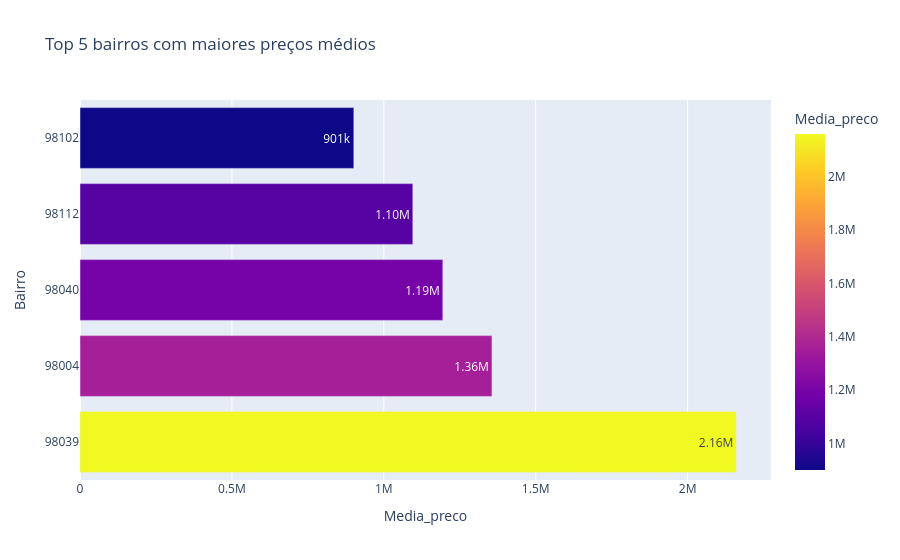

The code cell stored with this chart in its notebook:
### Code cell
fig_top5 = px.bar(
    top5,
    x = 'Media_preco',
    y = 'Bairro',
    orientation='h',
    text_auto = '.3s',
    color = 'Media_preco',
    title ='Top 5 bairros com maiores preços médios'
)
fig_top5.update_yaxes(type = 'category')
fig_top5.show()

### Figure 1 — Plotly figure (JSON) as saved in the notebook; plotly's stock layout.template omitted (floating-point values rounded to 4 significant figures)
{"data": [{"hovertemplate": "Media_preco=%{marker.color}<br>Bairro=%{y}<extra></extra>", "legendgroup": "", "marker": {"color": [2161000.0, 1356000.0, 1194000.0, 1095000.0, 901300.0], "coloraxis": "coloraxis", "pattern": {"shape": ""}}, "name": "", "orientation": "h", "showlegend": false, "textposition": "auto", "texttemplate": "%{x:.3s}", "type": "bar", "x": [2161000.0, 1356000.0, 1194000.0, 1095000.0, 901300.0], "xaxis": "x", "y": ["98039", "98004", "98040", "98112", "98102"], "yaxis": "y"}], "layout": {"barmode": "relative", "coloraxis": {"colorbar": {"title": {"text": "Media_preco"}}, "colorscale": [[0, "#0d0887"], [0.1111, "#46039f"], [0.2222, "#7201a8"], [0.3333, "#9c179e"], [0.4444, "#bd3786"], [0.5556, "#d8576b"], [0.6667, "#ed7953"], [0.7778, "#fb9f3a"], [0.8889, "#fdca26"], [1, "#f0f921"]]}, "legend": {"tracegroupgap": 0}, "title": {"text": "Top 5 bairros com maiores preços médios"}, "xaxis": {"anchor": "y", "domain": [0, 1], "title": {"text": "Media_preco"}}, "yaxis": {"anchor": "x", "domain": [0, 1], "title": {"text": "Bairro"}, "type": "category"}}}
